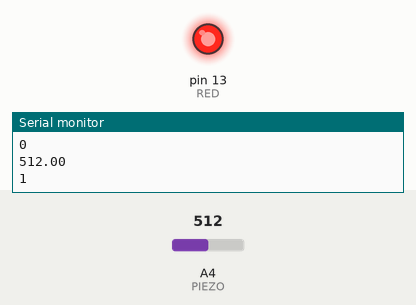
This sketch was run on a simulated Arduino Uno, built with avr-gcc and run on an emulated ATmega328P. On the bench: output pins drawn as LEDs (lit = HIGH), the last lines printed to the serial monitor. Inputs (shaded band) come from the test bench; at power-on: A4 (PIEZO) = 512.

Above: at 2.8 s.
2.9 s: A4 (PIEZO) set to 218
5.6 s: A4 (PIEZO) set to 193
At 6.1 s:
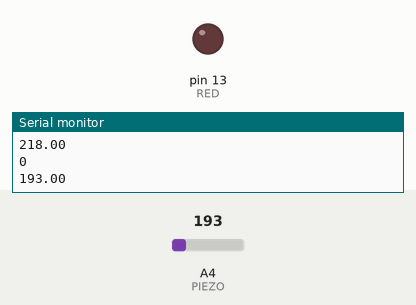
8.3 s: A4 (PIEZO) set to 210
At 9.1 s:
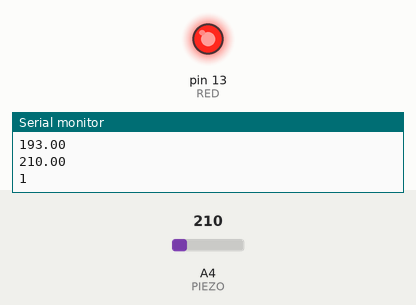
13.8 s: A4 (PIEZO) set to 190
At 14.3 s:
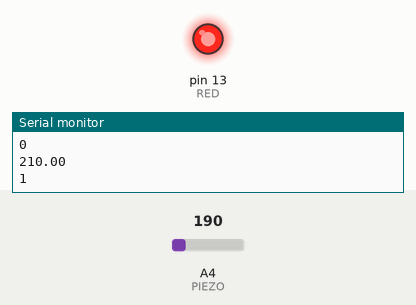
Timing chart, 0 to 16.8 s (numbered marks = the images above; inputs shaded):
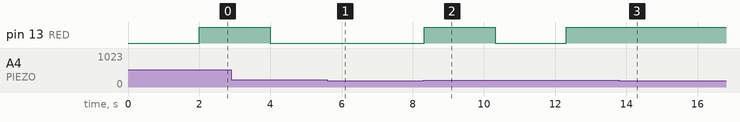

The sketch:

tromme.ino
```cpp
const int PIEZO = A4;
const int RED = 13;
bool locked = true;

void setup() {
  pinMode(PIEZO, INPUT);
  pinMode(RED, OUTPUT);

  Serial.begin(9600);
}

void loop() {
  float value = analogRead(PIEZO);
  Serial.println(value);
  if(value > 200) {
    locked = !locked;
    Serial.println(locked);
    if(locked==true){
    digitalWrite(RED, HIGH);
  } else digitalWrite(RED, LOW);
    delay(2000);
  }
  else delay(100);

}
```

Measured:
- the behaviour switches between 201 and 200 on A4 (PIEZO) (found by bisection; images 0 and 1)
- after the input at 5.6 s, pin 13 (RED): stays LOW (without the input it goes to HIGH after 0.40 s)
- after the input at 8.3 s, pin 13 (RED): LOW → HIGH at once, → LOW 2.0 s later, → HIGH 2.0 s later
- after the input at 13.8 s, pin 13 (RED): stays HIGH (without the input it goes to LOW after 0.52 s)
